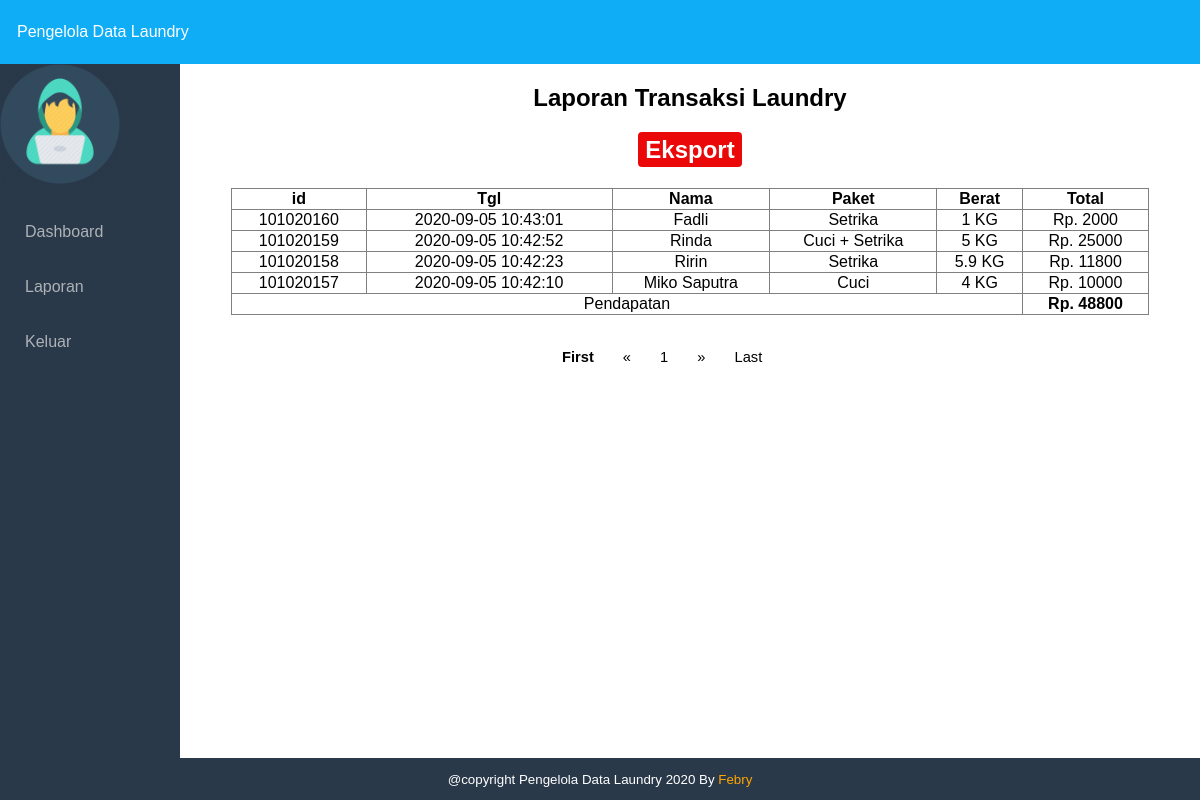
The page /laundry/owner/generate.php (signed in) on the database its author committed.
### tables this page shows
CREATE TABLE `transaksi` (
  `id` int(11) NOT NULL,
  `id_pelanggan` int(11) NOT NULL,
  `id_input` int(11) NOT NULL,
  `id_paket` int(11) NOT NULL,
  `id_owner` int(100) DEFAULT NULL,
  `berat` float NOT NULL,
  `total` float NOT NULL,
  `tanggal` timestamp NOT NULL DEFAULT current_timestamp() ON UPDATE current_timestamp()
);

CREATE TABLE `pelanggan` (
  `id_pelanggan` int(11) NOT NULL,
  `nama` varchar(30) NOT NULL,
  `alamat` varchar(60) NOT NULL,
  `tlpn` varchar(15) NOT NULL
);

CREATE TABLE `paket` (
  `id` int(100) NOT NULL,
  `paket` varchar(100) NOT NULL,
  `harga` float NOT NULL
);

### laundry/owner/security.php (called while the page is built, shortened)
<?php
$id_owner = $_SESSION['id_owner'];
?>

### laundry/owner/generate.php (the view, shortened to what this page needs)
<?php
include 'security.php';?>
<!DOCTYPE html>
<html>
<head>
	<link rel="stylesheet" type="text/css" href="style.css">
</head>
<body>
	<div class="wrapper">
		<div class="header">
            <?php include 'header.php'; ?>
		</div>
        <div class="badan">
			<div class="sidebar">
				<?php include 'sidebar.php'; ?>
			</div>
		<div class="content">
        <h2 style="text-align: center">Laporan Transaksi Laundry <p><a target="_blank" href="eksport.php" class="btn-hapus">Eksport</a></p></h2>
        <table border style="border-collapse: collapse; width:90%; text-align:center; margin-left: 5%">
                <thead>
                    <tr>
                        <th>id</th>
                        <th>Tgl</th>
                        <th>Nama</th>
                        <th>Paket</th>
                        <th>Berat</th>
                        <th>Total</th>
                    </tr>
                </thead>
                <tbody>
                <?php
                    $page = (isset($_GET['page']))? $_GET['page'] : 1;
                    $limit = 10;
                  $limit_start = ($page - 1) * $limit;
                    $cari = $_POST['cari'];
                    if($cari != ''){
                        $result  = mysqli_query($koneksi,"SELECT transaksi.tanggal, transaksi.id, pelanggan.nama, paket.paket, transaksi.total ,transaksi.berat FROM transaksi
                        INNER JOIN pelanggan ON pelanggan.id_pelanggan = transaksi.id_pelanggan
                        INNER JOIN paket ON paket.id=transaksi.id_paket
                        INNER JOIN owner ON owner.id=transaksi.id_owner
                        WHERE Id_owner=$id_owner AND transaksi.id LIKE '%$cari%'
                        OR transaksi.tanggal LIKE '%$cari%'
                        OR pelanggan.nama LIKE '%$cari%'
                        OR paket.paket LIKE '%$cari%'
                        OR transaksi.berat LIKE '%$cari%'
                        OR transaksi.total LIKE '%$cari%' order by tanggal DESC LIMIT ".$limit_start.",".$limit." ");
                        }
                    else{
                        $result = mysqli_query($koneksi,"SELECT transaksi.tanggal, transaksi.id, pelanggan.nama, paket.paket, transaksi.total ,transaksi.berat FROM transaksi
                        INNER JOIN pelanggan ON pelanggan.id_pelanggan = transaksi.id_pelanggan
                        INNER JOIN paket ON paket.id=transaksi.id_paket
                        WHERE id_owner=$id_owner order by tanggal DESC LIMIT ".$limit_start.",".$limit." ");
                        }
                    if(mysqli_num_rows($result)){
                    while($isi = mysqli_fetch_array($result) ){
                        ?>
                        <tr>
                            <td><?= $isi['id']; ?></td>
                            <td><?= $isi['tanggal'];?></td>
                            <td><?= $isi['nama']; ?></td>
                            <td><?= $isi['paket']; ?></td>
                            <td><?= $isi['berat'];?> KG</td>
                            <td>Rp. <?= $isi['total']; ?></td>
                        </tr>
                    <?php }}
                    else{
                        echo "<tr><td colspan='6'><p style='text-align: center'>Data Tidak Ditemukan</p></td></tr>";
                        }?>
                        <tr>
                            <td colspan="5">Pendapatan</td>
                            <td><b>Rp. <?php
                            $tot  = mysqli_query($koneksi, "SELECT SUM(total) FROM transaksi WHERE id_owner=$id_owner");
                            $SUM = mysqli_fetch_assoc($tot);
                            echo $SUM['SUM(total)'];
                        ?></b></td>
                        </tr>
                    </tbody>
                </table>
        <nav class="nav-button">
        <ul>
            <?php
                if($page == 1){
                ?>
                <li><a style="font-weight: bold;">First</a></li>
                <li><a href="#">&laquo;</a></li>
                <?php
                }else{
                $link_prev = ($page > 1)? $page - 1 : 1;
                ?>
                <li><a href="generate.php?page=1">First</a></li>
                <li><a href="generate.php?page=<?php echo $link_prev; ?>">&laquo;</a></li>
                <?php
                }
                ?>
                <?php
                $sql_jml = mysqli_query($koneksi, "SELECT COUNT(*) AS jumlah FROM transaksi");
                $get_jumlah = mysqli_fetch_array($sql_jml);
                $jumlah_page = ceil($get_jumlah['jumlah'] / $limit);
                $jumlah_number = 3;
                $start_number = ($page > $jumlah_number)? $page - $jumlah_number : 1;
                $end_number = ($page < ($jumlah_page - $jumlah_number))? $page + $jumlah_number : $jumlah_page;
                for($i = $start_number; $i <= $end_number; $i++){
                $link_active = ($page == $i)? ' class="active"' : '';
                ?>
                <li <?php echo $link_active; ?>><a href="generate.php?page=<?php echo $i; ?>"><?php echo $i; ?></a></li>
                <?php
                }
                ?>
                <?php
                if($page == $jumlah_page){
                ?>
                <li><a href="#">&raquo;</a></li>
                <li><a href="#">Last</a></li>
                <?php
                }else{
                $link_next = ($page < $jumlah_page)? $page + 1 : $jumlah_page;
                ?>
                <li><a href="generate.php?page=<?php echo $link_next; ?>">&raquo;</a></li>
                <li><a href="generate.php?page=<?php echo $jumlah_page; ?>">Last</a></li>
                <?php
                }
                ?>
            </ul>
            </nav>
        </div>
       <div class="footer">
            <p> @copyright Pengelola Data Laundry 2020 By<a target="_blank" href="https://www.instagram.com/official_febryardyansyah/" style="text-decoration:none; color:orange"> Febry</a></p>
        </div>
	</div>
</body>
</html>

### laundry/owner/style.css (style rules this page uses)
body { margin: 0; padding: 0; font-family: Arial, Helvetica, sans-serif; }
.header { background-color: #10adf7; position: fixed; top: 0; right: 0; left: 0; z-index: 1030; color: #ffffff; }
.wrapper { width: 100%; height: 100%; }
.badan { margin-top: 64px; width: 100%; height: 80%; }
.badan .sidebar { float: left; width: 15%; height: 900px; background:#293949; position: fixed; z-index: 1; left: 0; }
ul { padding: 0; margin-left: -1 0px; }
ul li { list-style: none; }
ul li a { text-decoration: none; color: #aeb2b7; display: block; padding: 19px 0px 18px 25px; transition: all 200ms ease-in; }
.badan .content { float: right; width: 85%; }
.footer { width: 100%; background: #293949; color: #fff; position: absolute; bottom: 0px; }
.footer p { text-align: center; font-size: 10pt; }
.nav-button { margin-left: 35%; font-size: 11pt; margin-top: 10px; }
.nav-button ul li { display: inline-block; }
.nav-button ul li a { color: #000000; text-decoration: none; }
.btn-hapus { background-color: #eb0808; color: white; padding: 4px 7px; margin: 8px 0; border: none; border-radius: 4px; text-decoration: none; }

### rows shown on the page
transaksi: id "101020160", tanggal "2020-09-05 10:43:01", id_pelanggan.nama "Fadli", id_paket.paket "Setrika", berat "1", total "2000"
transaksi: id "101020159", tanggal "2020-09-05 10:42:52", id_pelanggan.nama "Rinda", id_paket.paket "Cuci + Setrika", berat "5", total "25000"
transaksi: id "101020158", tanggal "2020-09-05 10:42:23", id_pelanggan.nama "Ririn", id_paket.paket "Setrika", berat "5.9", total "11800"
transaksi: id "101020157", tanggal "2020-09-05 10:42:10", id_pelanggan.nama "Miko Saputra", id_paket.paket "Cuci", berat "4", total "10000"

### other values the page prints
$SUM['SUM(total)'] "48800"
